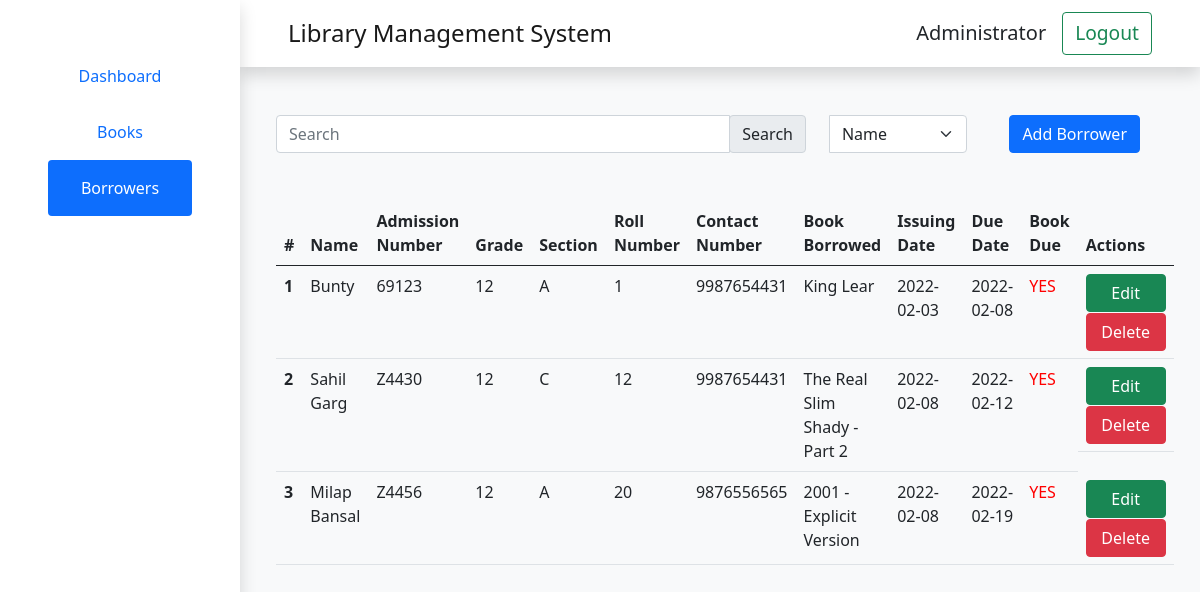
/lib_man/librarian/borrowers (signed in), run on an earlier commit of the app's database.
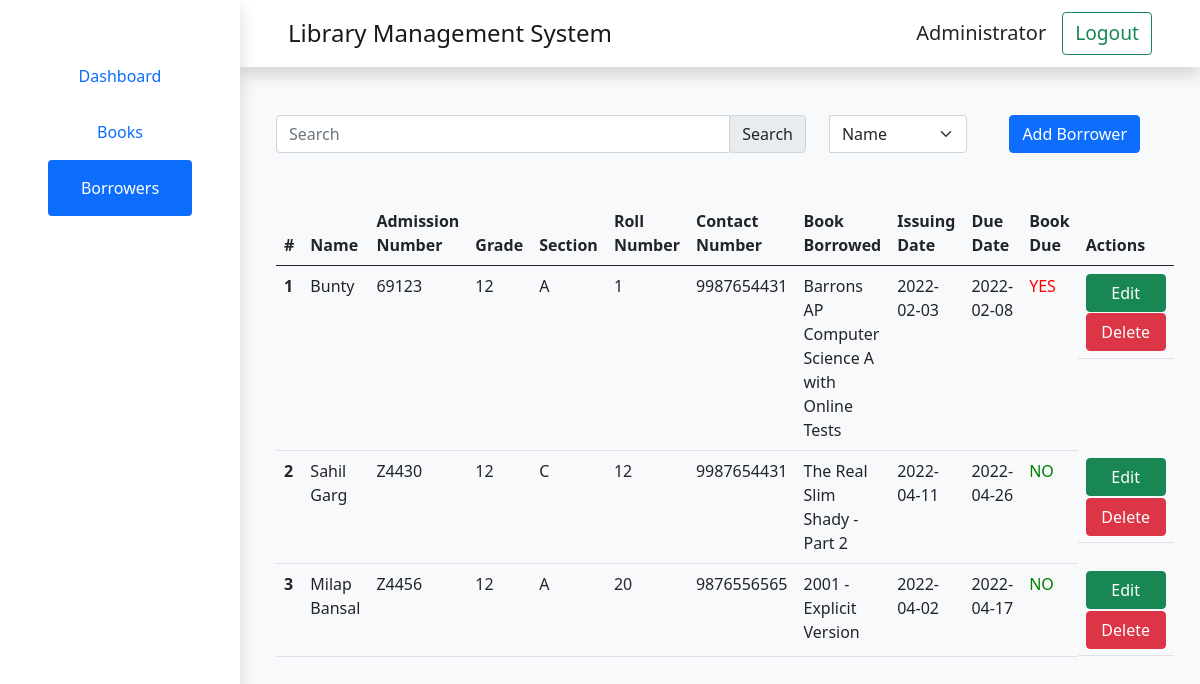
And on a later commit of the database.
### lib_man/models.py (models this page shows, shortened)
class Borrower(models.Model):
    def get_due_date():
        return date.today() + timedelta(days=15)
    name = models.CharField(max_length=50)
    adm_no = models.CharField(max_length=10)
    grade = models.IntegerField(
        validators=[
            MaxValueValidator(12),
            MinValueValidator(1)
        ]
    )
    section = models.CharField(max_length=1)
    roll_no = models.IntegerField(
        validators=[
            MaxValueValidator(100),
            MinValueValidator(1)
        ]
    )
    contact_no = models.BigIntegerField(
        validators=[
            MaxValueValidator(9223372036854775807),
            MinValueValidator(-9223372036854775807)
        ]
    )
    book_borrowed = models.ForeignKey(Book, on_delete=models.CASCADE)
    date_borrowed = models.DateField(default=date.today())
    date_due = models.DateField(default=get_due_date())

class Book(models.Model):
    def __str__(self):
        return self.title
    title = models.CharField(max_length=50)
    author = models.CharField(max_length=50)
    isbn = models.CharField(max_length=13)
    publisher = models.CharField(max_length=50)
    genre = models.CharField(max_length=50)
    book_location = models.CharField(max_length=50)
    status_borrowed = models.BooleanField(default=False)

### lib_man/views.py (the view, shortened to what this page needs)
# urls.py: path('librarian/borrowers', views.borrowers, name="borrowers"),
@login_required(login_url='login')
def borrowers(request):
    context = {}
    if not request.GET:
        context = {
            'borrowers': Borrower.objects.all(),
            'edit_borrower_form': EditBorrowerForm(),
            'add_borrower_form': AddBorrowerForm(),
            'delete_borrower_form': DeleteBorrowerForm,
            'books': Book.objects.filter(status_borrowed=False),
            'search_borrowers_form': SearchBorrowersForm()
        }
    return render(request, 'lib_man/portalPages/borrowers.html', context)

### lib_man/templates/lib_man/portalPages/borrowers.html (shortened to what this page needs)
{% extends 'lib_man/components/portal.html' %}
{% block portal %}
<form action='{% url "search_borrowers" %}' method="POST">
    <div class="d-inline-flex w-100 mb-5 pe-10 justify-content-between">
        <div class="input-group" style="width: 80%;">
            {{ search_borrowers_form.keyword }}
            <div class="input-group-append me-4">
                <input type="submit" class="input-group-text" id="basic-addon2"value="Search">
            </div>
            {{ search_borrowers_form.search_by }}
        </div>
        <button type="button" class="btn btn-primary" data-bs-toggle="modal" data-bs-target="#addBorrower">Add Borrower</button>
    </div>
</form>
<table class="table">
    <thead>
        <tr>
            <th scope="col">#</th>
            <th scope="col">Name</th>
            <th scope="col">Admission Number</th>
            <th scope="col">Grade</th>
            <th scope="col">Section</th>
            <th scope="col">Roll Number</th>
            <th scope="col">Contact Number</th>
            <th scope="col">Book Borrowed</th>
            <th scope="col">Issuing Date</th>
            <th scope="col">Due Date</th>
            <th scope="col">Book Due</th>
            <th scope="col">Actions</th>
        </tr>
    </thead>
    <tbody>
        {% for borrower in borrowers %}
        <tr>
            <th>{{ forloop.counter }}</th>
            <td id="name{{ forloop.counter }}">{{ borrower.name }}</td>
            <td id="adm_no{{ forloop.counter }}">{{ borrower.adm_no }}</td>
            <td id="grade{{ forloop.counter }}">{{borrower.grade}}</td>
            <td id="section{{ forloop.counter }}">{{ borrower.section }}</td>
            <td id="roll_no{{ forloop.counter }}">{{ borrower.roll_no}}</td>
            <td id="contact_no{{ forloop.counter }}">{{ borrower.contact_no }}</td>
            <td id="book_borrowed{{ forloop.counter }}">{{ borrower.book_borrowed }}</td>
            <td id="date_borrowed{{ forloop.counter }}">{{ borrower.date_borrowed|date:'Y-m-d' }}</td>
            <td id="date_due{{ forloop.counter }}">{{ borrower.date_due|date:'Y-m-d' }}</td>
            {% now 'Y-m-d' as todays_date %}
            {% if todays_date >= borrower.date_due|date:'Y-m-d' %}
            <td style='color: red'>YES</td>
            {% else %}
            <td style='color: green'>NO</td>
            {% endif %}
            {% autoescape on %}
            <td style=" display: grid; grid-template-rows: repeat(2, 50%); grid-gap: 2%;">
                <button type="button" class="btn btn-success" data-bs-toggle="modal"
                    data-bs-target="#editBorrower"
                    onclick="editBorrowerHandler('{{ forloop.counter }}', '{{ borrower.pk }}', '{{ borrower.book_borrowed.pk }}')">Edit</button>
                <button type="button" class="btn btn-danger"data-bs-toggle="modal"
                    data-bs-target="#deleteBorrower"
                    onclick="deleteBorrowerHandler('{{ forloop.counter }}', '{{ borrower.pk }}')">Delete</button>
            </td>
            {% endautoescape %}
        </tr>
        {% endfor %}
    </tbody>
</table>
{% endblock %}

What changed in the data, as far as the page shows it:
changed Borrower "Bunty": book_borrowed "King Lear" → "Barrons AP Computer Science A with Online Tests"
changed Borrower "Sahil Garg": date_borrowed "2022-02-08" → "2022-04-11"; date_due "2022-02-12" → "2022-04-26"; date_due "YES" → "NO"
changed Borrower "Milap Bansal": date_borrowed "2022-02-08" → "2022-04-02"; date_due "2022-02-19" → "2022-04-17"; date_due "YES" → "NO"
